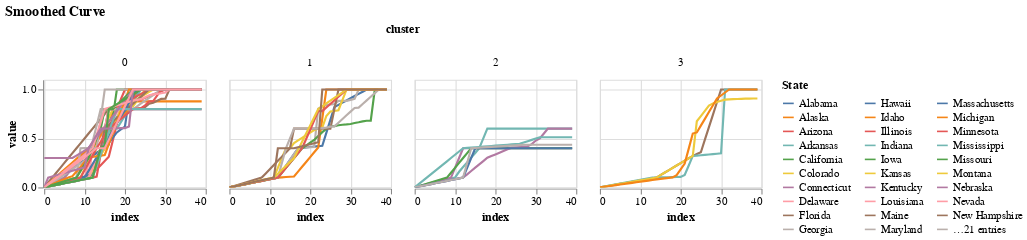

Notebook source saved alongside this figure:
### Code cell
chart = alt.Chart(tseries4plot).mark_line().encode(
        x = alt.X("index"),
        y = alt.Y("value", scale=alt.Scale(0,1)),
        color = alt.Color('State:N', legend=alt.Legend(columns=3)),
        column=alt.Column("cluster",type="nominal")
    )
chart.properties(width=150,height=100,title="Smoothed Curve").interactive()

#         tooltip=alt.Tooltip('State:N'),

### Figure 1 — Vega-Lite specification as saved in the notebook (floating-point values rounded to 4 significant figures; data arrays with more than 128 entries replaced by an {"elided": "..."} marker saying what was removed)
{"config": {"view": {"continuousWidth": 400, "continuousHeight": 300}}, "data": {"name": "data-94bfe100d205cea16d811e308d0b5464"}, "mark": "line", "encoding": {"color": {"type": "nominal", "field": "State", "legend": {"columns": 3}}, "column": {"type": "nominal", "field": "cluster"}, "x": {"type": "quantitative", "field": "index"}, "y": {"type": "quantitative", "field": "value", "scale": {"align": 0, "base": 1}}}, "height": 100, "selection": {"selector004": {"type": "interval", "bind": "scales", "encodings": ["x", "y"]}}, "title": "Smoothed Curve", "width": 150, "$schema": "https://vega.github.io/schema/vega-lite/v4.0.2.json", "datasets": {"data-94bfe100d205cea16d811e308d0b5464": {"elided": "2000 records"}}}
